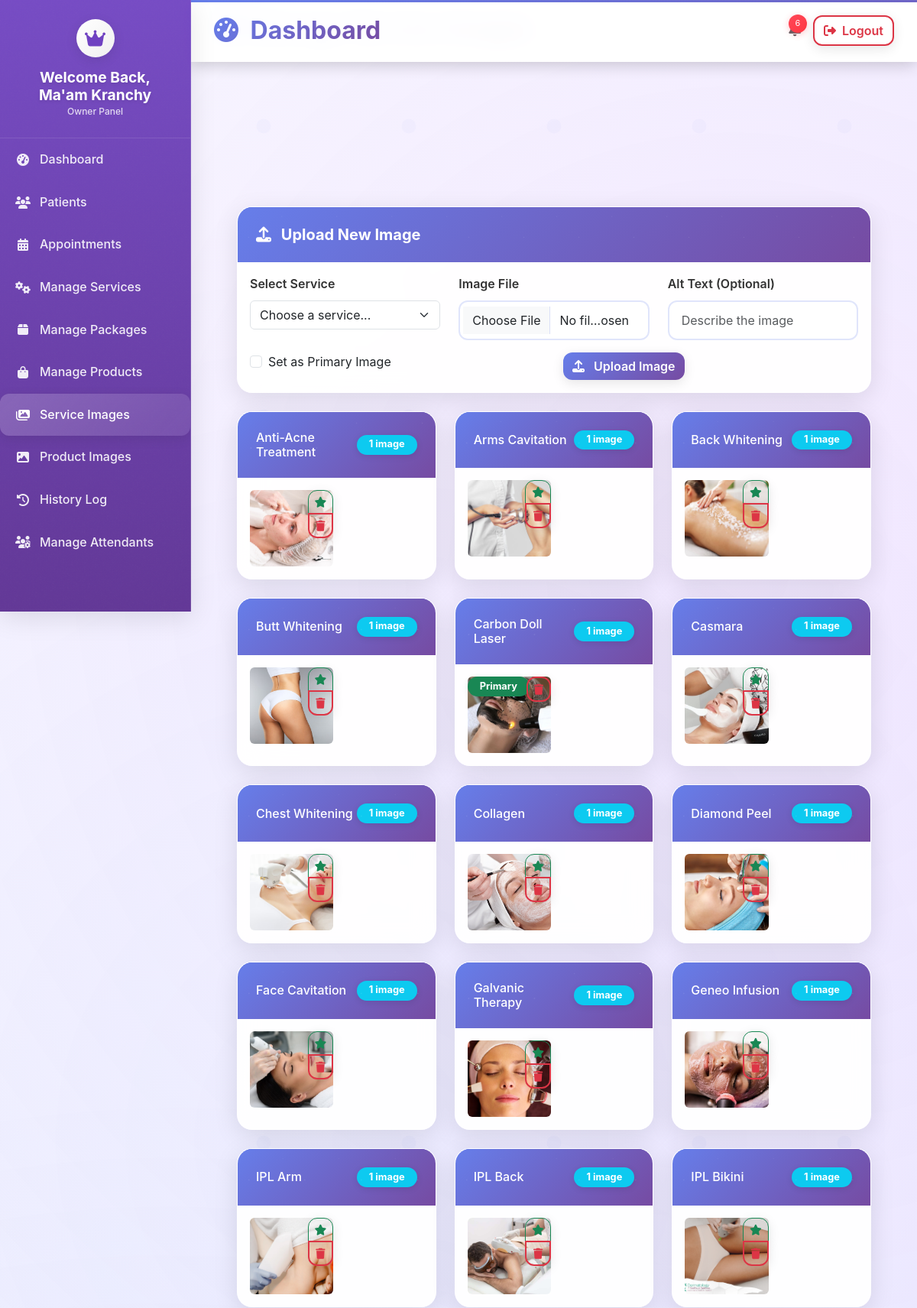
The page /owner/manage/service-images/ (signed in, upper part) on the database its author committed.
### services/models.py (models this page shows, shortened)
class Service(models.Model):
    service_name = models.CharField(max_length=100)
    description = models.TextField(blank=True, null=True)
    price = models.DecimalField(max_digits=10, decimal_places=2, blank=True, null=True)
    duration = models.IntegerField(help_text="Duration in minutes")
    category = models.ForeignKey(ServiceCategory, on_delete=models.CASCADE, related_name='services')
    image = models.ImageField(upload_to='services/', blank=True, null=True)
    archived = models.BooleanField(default=False)
    created_at = models.DateTimeField(auto_now_add=True)
    updated_at = models.DateTimeField(auto_now=True)
    class Meta:
        db_table = 'services'
        ordering = ['service_name']

class ServiceImage(models.Model):
    service = models.ForeignKey(Service, on_delete=models.CASCADE, related_name='images')
    image = models.ImageField(upload_to='services/images/')
    alt_text = models.CharField(max_length=255, blank=True, null=True)
    is_primary = models.BooleanField(default=False)
    created_at = models.DateTimeField(auto_now_add=True)
    class Meta:
        db_table = 'service_images'
        ordering = ['-is_primary', '-created_at']

### owner/views.py (the view, shortened to what this page needs)
# urls.py: path('manage/service-images/', views.owner_manage_service_images, name='manage_service_images'),
@login_required
@user_passes_test(is_owner)
def owner_manage_service_images(request):
    services = Service.objects.all().order_by('service_name')
    context = {
        'services': services,
    }
    return render(request, 'owner/manage_service_images.html', context)

### appointments/context_processors.py (called while the page is built)
def notification_count(request):
    if request.user.is_authenticated:
        if request.user.user_type == 'admin':
            count = Notification.objects.filter(patient__isnull=True).count()
        else:
            count = Notification.objects.filter(patient=request.user, is_read=False).count()
    else:
        count = 0
    return {
        'notification_count': count
    }

### owner/views.py (called while the page is built)
def is_owner(user):
    return user.is_authenticated and user.user_type in ('owner', 'admin')

### templates/owner/manage_service_images.html (shortened to what this page needs)
{% extends 'owner/base.html' %}
{% load static %}
{% block content %}
<div class="content-area">
    <div class="top-bar">
        <h2>Manage Service Images</h2>
    </div>
    <div class="card mb-4">
        <div class="card-header">
            <h5 class="mb-0">
                <i class="fas fa-upload me-2"></i>
                Upload New Image
            </h5>
        </div>
        <div class="card-body">
            <form method="post" enctype="multipart/form-data">
                <div class="row">
                    <div class="col-md-4">
                        <div class="mb-3">
                            <label for="service_id" class="form-label">Select Service</label>
                            <select class="form-select" id="service_id" name="service_id" required>
                                <option value="">Choose a service...</option>
                            </select>
                        </div>
                    </div>
                    <div class="col-md-4">
                        <div class="mb-3">
                            <label for="image" class="form-label">Image File</label>
                            <input type="file" class="form-control" id="image" name="image" accept="image/*" required>
                        </div>
                    </div>
                    <div class="col-md-4">
                        <div class="mb-3">
                            <label for="alt_text" class="form-label">Alt Text (Optional)</label>
                            <input type="text" class="form-control" id="alt_text" name="alt_text" placeholder="Describe the image">
                        </div>
                    </div>
                </div>
                <div class="row">
                    <div class="col-md-6">
                        <div class="form-check">
                            <input class="form-check-input" type="checkbox" id="is_primary" name="is_primary">
                            <label class="form-check-label" for="is_primary">
                                Set as Primary Image
                            </label>
                        </div>
                    </div>
                    <div class="col-md-6">
                        <button type="submit" class="btn btn-primary">
                            <i class="fas fa-upload me-2"></i>
                            Upload Image
                        </button>
                    </div>
                </div>
            </form>
        </div>
    </div>
    <div class="row">
        {% for service in services %}
        <div class="col-md-6 col-lg-4 mb-4">
            <div class="card h-100">
                <div class="card-header d-flex justify-content-between align-items-center">
                    <h6 class="mb-0">{{ service.service_name }}</h6>
                    <span class="badge bg-info">{{ service.images.count }} image{{ service.images.count|pluralize }}</span>
                </div>
                <div class="card-body">
                    {% if service.images.exists %}
                        <div class="row g-2">
                            {% for image in service.images.all %}
                            <div class="col-6">
                                <div class="position-relative">
                                    <img src="{{ image.image.url }}" class="img-fluid rounded" alt="{{ image.alt_text|default:service.service_name }}" style="height: 100px; object-fit: cover; width: 100%;">
                                    {% if image.is_primary %}
                                        <span class="position-absolute top-0 start-0 badge bg-success">Primary</span>
                                    {% endif %}
                                    <div class="position-absolute top-0 end-0">
                                        <div class="btn-group-vertical btn-group-sm">
                                            {% if not image.is_primary %}
                                                <a href="{% url 'owner:set_primary_service_image' image.id %}" class="btn btn-outline-success btn-sm" title="Set as Primary">
                                                    <i class="fas fa-star"></i>
                                                </a>
                                            {% endif %}
                                            <a href="{% url 'owner:delete_service_image' image.id %}" class="btn btn-outline-danger btn-sm" title="Delete" onclick="return confirm('Are you sure you want to delete this image?')">
                                                <i class="fas fa-trash"></i>
                                            </a>
                                        </div>
                                    </div>
                                </div>
                            </div>
                            {% endfor %}
                        </div>
                    {% else %}
                        <div class="text-center text-muted py-3">
                            <i class="fas fa-image fa-2x mb-2"></i>
                            <p class="mb-0">No images uploaded</p>
                        </div>
                    {% endif %}
                </div>
            </div>
        </div>
        {% endfor %}
    </div>
</div>
{% endblock %}

### static/css/style.css (style rules this page uses)
:root { --primary-color: #6f42c1; --secondary-color: #bb8fce; --dark-color: #2c003e; --light-color: #f4ecf7; }
body { font-family: 'Poppins', sans-serif; color: #333; line-height: 1.6; padding-top: 70px; }
.btn-primary { background-color: var(--primary-color); border-color: var(--primary-color); }

### templates/owner/base.html (style rules this page uses)
:root { --primary-color: #6f42c1; --secondary-color: #8e44ad; --accent-color: #e83e8c; --gradient-primary: linear-gradient(135deg, #667eea 0%, #764ba2 100%); --gradient-secondary: linear-gradient(135deg, #f093fb 0%, #f5576c 100%); --gradient-sidebar: linear-gradient(180deg, rgba(111, 66, 193, 0.95) 0%, rgba(90, 45, 145, 0.95) 100%); }
body { background: linear-gradient(135deg, #f8f9ff 0%, #e8e3ff 100%); background-attachment: fixed; font-family: 'Inter', 'Segoe UI', Tahoma, Geneva, Verdana, sans-serif; position: relative; }
body::before { content: ''; position: fixed; top: 0; left: 0; width: 100%; height: 100%; background: radial-gradient(circle at 20% 80%, rgba(102, 126, 234, 0.1) 0%, transparent 50%), radial-gradient(circle at 80% 20%, rgba(240, 147, 251, 0.1) 0%, transparent 50%), radial-gradient(circle at 40% 40%, rgba(120, 219, 255, 0.05) 0%, transparent 50%); z-index: -1; pointer-events: none; }
.top-bar { background: rgba(255, 255, 255, 0.95); backdrop-filter: blur(15px); padding: 20px 30px; box-shadow: 0 4px 20px rgba(0, 0, 0, 0.1); display: flex; justify-content: space-between; align-items: center; border-bottom: 1px solid rgba(255, 255, 255, 0.2); position: fixed; top: 0; left: 250px; right: 0; z-index: 1000; }
.top-bar::before { content: ''; position: absolute; top: 0; left: 0; right: 0; height: 3px; background: var(--gradient-primary); background-size: 200% 100%; animation: gradientShift 3s ease infinite; }
.top-bar h2 { background: var(--gradient-primary); -webkit-background-clip: text; -webkit-text-fill-color: transparent; background-clip: text; font-weight: bold; margin: 0; }
.content-area { padding: 30px; padding-top: 100px; position: relative; z-index: 1; }
.card { border: none; border-radius: 20px; box-shadow: 0 8px 32px rgba(0, 0, 0, 0.1); transition: all 0.4s ease; background: rgba(255, 255, 255, 0.95); backdrop-filter: blur(15px); border: 1px solid rgba(255, 255, 255, 0.2); position: relative; overflow: hidden; }
.card::before { content: ''; position: absolute; top: 0; left: 0; right: 0; height: 4px; background: var(--gradient-primary); background-size: 200% 100%; animation: gradientShift 3s ease infinite; }
.card-header { background: var(--gradient-primary); color: white; border: none; padding: 1.5rem; position: relative; overflow: hidden; }
.card-header::before { content: ''; position: absolute; top: 0; left: 0; right: 0; bottom: 0; z-index: 0; }
.card-header h5 { position: relative; z-index: 1; margin: 0; font-weight: bold; }
.btn { border-radius: 12px; font-weight: 600; transition: all 0.3s ease; box-shadow: 0 4px 15px rgba(0, 0, 0, 0.1); position: relative; overflow: hidden; }
.btn::before { content: ''; position: absolute; top: 0; left: 0; right: 0; bottom: 0; background: linear-gradient(135deg, rgba(255, 255, 255, 0.2), rgba(255, 255, 255, 0.1)); opacity: 0; transition: opacity 0.3s ease; z-index: 0; }
.btn-primary { background: var(--gradient-primary); border: none; color: white; }
.btn-outline-danger { border: 2px solid #dc3545; color: #dc3545; background: transparent; }
.badge { padding: 0.4rem 1rem; border-radius: 25px; font-size: 0.8rem; font-weight: bold; box-shadow: 0 2px 8px rgba(0, 0, 0, 0.1); transition: all 0.3s ease; }
.form-control { border-radius: 12px; border: 2px solid rgba(102, 126, 234, 0.2); padding: 0.75rem 1rem; transition: all 0.3s ease; background: rgba(255, 255, 255, 0.9); backdrop-filter: blur(10px); }
.form-label { font-weight: 600; color: #333; margin-bottom: 0.5rem; }

### rows shown on the page
Service: service_name "Anti-Acne Treatment", images.count "1"
ServiceImage: image (picture), is_primary False (drawn)
Service: service_name "Arms Cavitation", images.count "1"
ServiceImage: image (picture), is_primary False (drawn)
Service: service_name "Back Whitening", images.count "1"
ServiceImage: image (picture), is_primary False (drawn)
Service: service_name "Butt Whitening", images.count "1"
ServiceImage: image (picture), is_primary False (drawn)
Service: service_name "Carbon Doll Laser", images.count "1"
ServiceImage: image (picture), is_primary "Primary"
Service: service_name "Casmara", images.count "1"
ServiceImage: image (picture), is_primary False (drawn)
Service: service_name "Chest Whitening", images.count "1"
ServiceImage: image (picture), is_primary False (drawn)
Service: service_name "Collagen", images.count "1"
ServiceImage: image (picture), is_primary False (drawn)
Service: service_name "Diamond Peel", images.count "1"
ServiceImage: image (picture), is_primary False (drawn)
Service: service_name "Face Cavitation", images.count "1"
ServiceImage: image (picture), is_primary False (drawn)
Service: service_name "Galvanic Therapy", images.count "1"
ServiceImage: image (picture), is_primary False (drawn)
Service: service_name "Geneo Infusion", images.count "1"
ServiceImage: image (picture), is_primary False (drawn)
Service: service_name "IPL Arm", images.count "1"
ServiceImage: image (picture), is_primary False (drawn)
Service: service_name "IPL Back", images.count "1"
ServiceImage: image (picture), is_primary False (drawn)
Service: service_name "IPL Bikini", images.count "1"
ServiceImage: image (picture), is_primary False (drawn)

### other values the page prints
{{ notification_count|default:0 }} "6"
